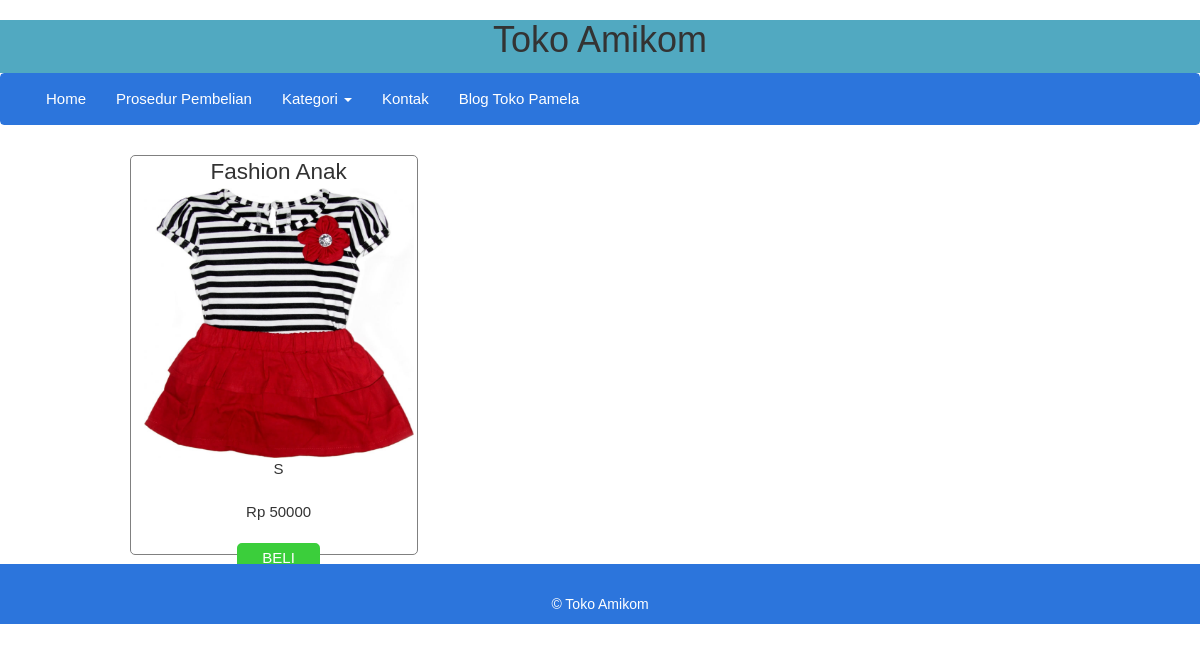
/fashion_lain.php, run on the app's committed database.
### tables this page shows
CREATE TABLE `barang` (
  `id_barang` int(11) NOT NULL,
  `nama_barang` varchar(100) NOT NULL,
  `foto_barang` varchar(100) NOT NULL,
  `jenis_barang` enum('-','Fashion Pria','Fashion Wanita','Fashion Lain') NOT NULL,
  `size` enum('0','S','M','L','XL','XXL','All size') NOT NULL,
  `harga_barang` varchar(100) NOT NULL,
  `deskripsi_barang` text NOT NULL
);

### akses/fungsi.php (called while the page is built, shortened)
<?php
function tampil_fashionlain(){
	global $link;
	$query = "SELECT * FROM barang Where jenis_barang='fashion lain'";
	$result = mysqli_query($link,$query) or die ('Gagal menampilkan data barang');
	return $result;
}

### fashion_lain.php (the view)
<?php include 'head.php';?>
	<?php
	$result = tampil_fashionlain();
	while ($row=mysqli_fetch_assoc($result)) { ?>
		<div class="kol-4" align="center">
			<div id="nama"><?php echo $row['nama_barang'];?></div>
			<div id="gambar"><img src="img/<?php echo $row['foto_barang'];?>"></div>
			<div id="size"><?php echo $row['size'];?></div><br>
			<div id="harga">Rp <?php  echo $row['harga_barang'];?></div><br>
			<div id="beli"><a href="beli.php?id=<?= $row['id_barang'];?>">BELI</a></div>
		</div>
<?php } ?>
<?php include 'foot.php';?>

### css/style.css (style rules this page uses)
* { padding: 0; margin: 0 auto; font-size: 15px; font-family: sans-serif; list-style: none; text-decoration: none; max-width: 100% !important; }
#nama { font-size: 1.5em; }
#gambar img { width: 270px; height: 270px; }
#beli { background-color: #3BCE3B; border:4px solid #3BCE3B; width: 30%; border-radius: 5px; }
#beli a { color: white; text-decoration: none; }
.kol-4 { border: 1px solid gray; border-radius: 5px; height: 400px; width: 30%; margin:1%; padding: 15px auto; padding-left: 10px; float: left; }

### data on the page
barang: nama_barang "Fashion Anak", foto_barang (picture), size "S", harga_barang "50000"
